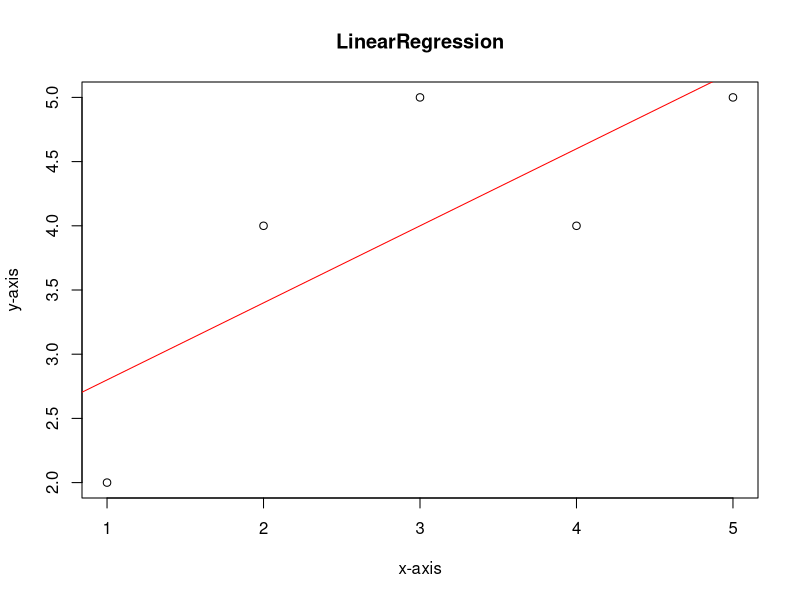

R code for this plot:


x<-c(1,2,3,4,5)
y<-c(2,4,5,4,5)
df<-data.frame(x,y)
model<-lm(y~x,data=df)
summary(model)
new_x<-data.frame(x=6)
predicted_y<-predict(model,newdata=new_x)
print(predicted_y)
plot(x,y,main="LinearRegression",xlab="x-axis",ylab="y-axis")
abline(model,col="red")
